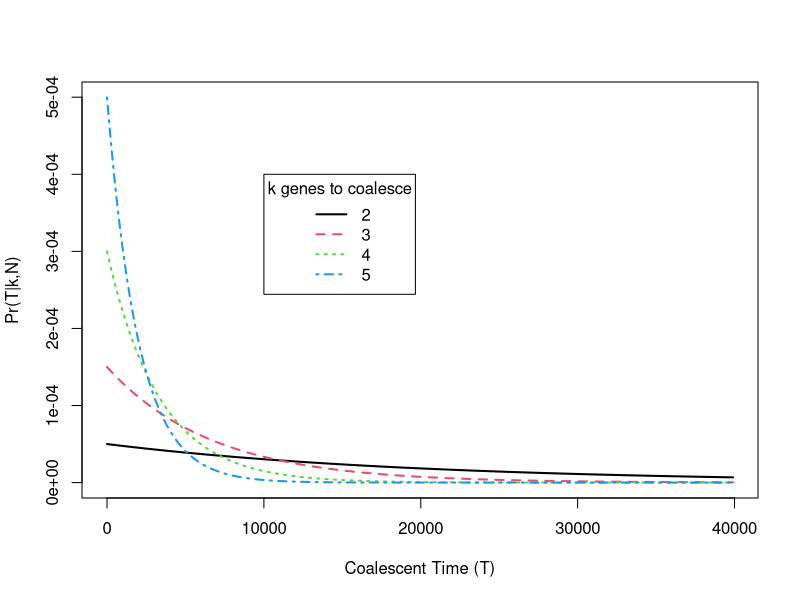
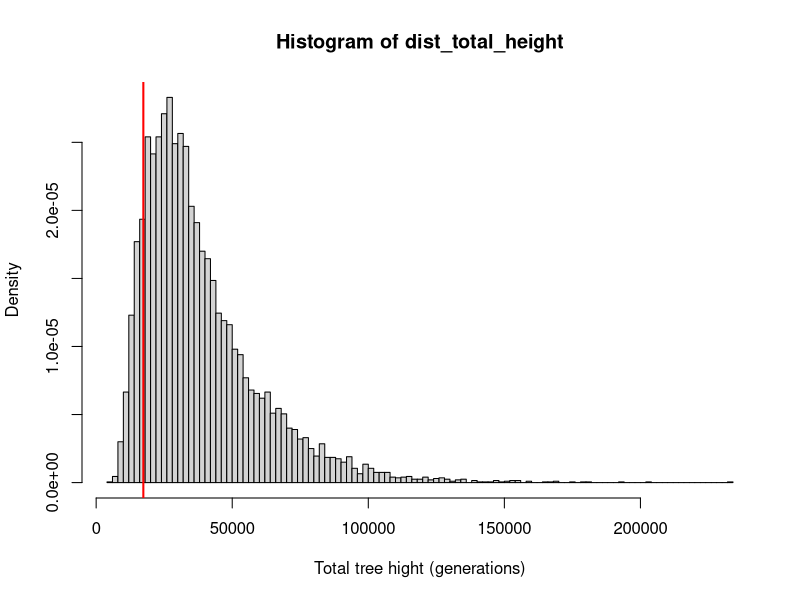
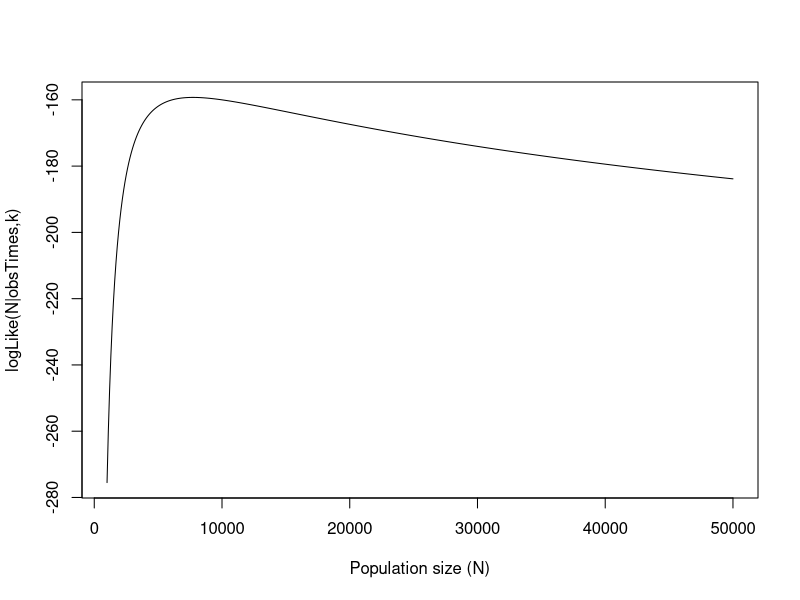
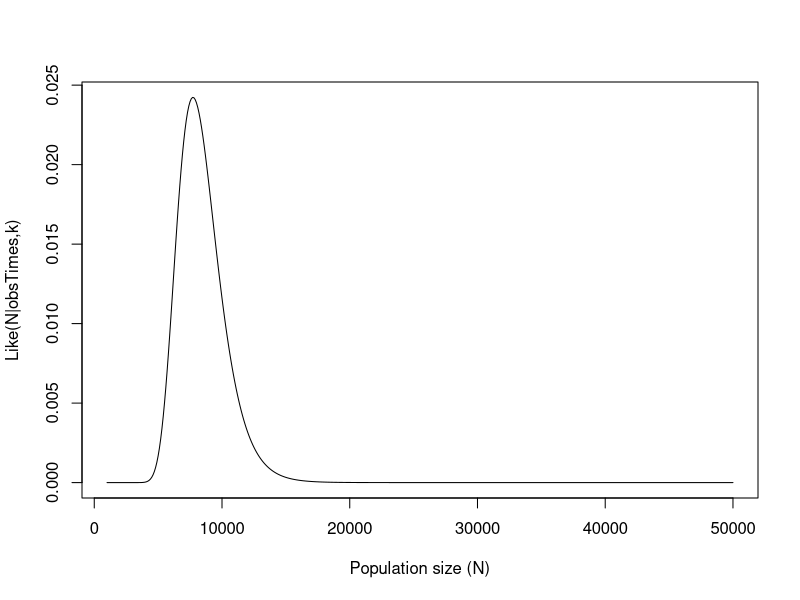
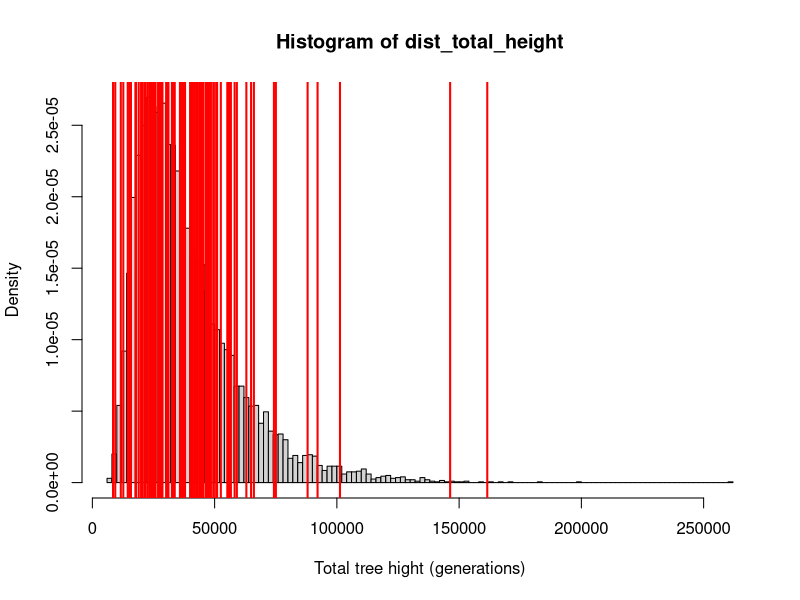
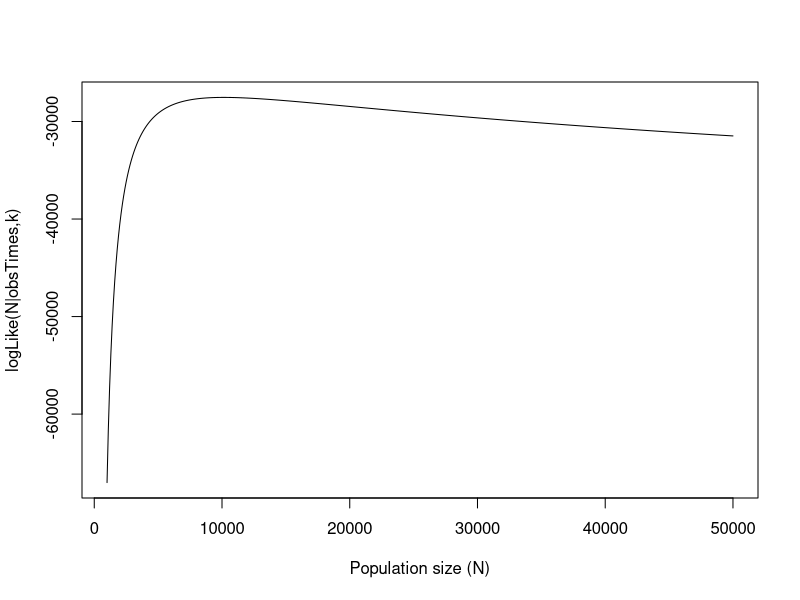
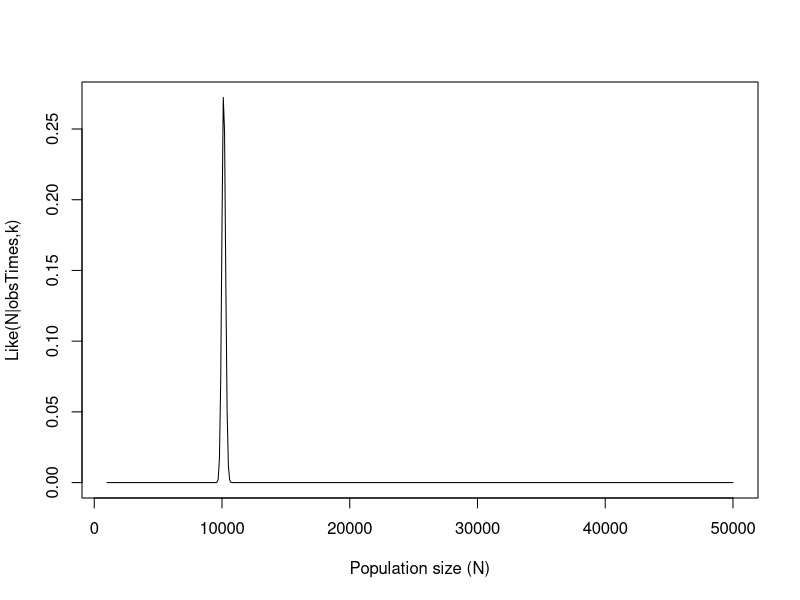

The R source for these figures, in order:
# Inferences on effective population size with the coalescent
# A maximum likelihood approach
# by Anders Gonçalves da Silva (C) 2014
# email: andersgs@gmail.com
# 20 March 2014

# simplest model: discrete-time coalescent (Kingman's n-coalescent)
# also known as the coalescent of n genes
# Hein et al. (2010) pg 21.

#Core idea:
# The time between coalescent events of a set of k genes is modeled as a geometric 
#  distribution:
#
# Tk ~ Geom(p)
# where p = (k 2)*1/(2*N) - where (k 2) is the number of combinations of 2 that 
#  are possible given k genes, and N is the number of diploid individuals in the
#  population, thus 2*N is the number of haploid genomes in the population
#
# So, the distribution changes with the number of genes that are still remain to
#  Coalesce

# Let us first see how the probability distribution changes with each k
n_genes = 5
n_diploid_ind = 10000

# a set of potential coalescent times, in number of generations
coal_times=seq(1,40000,100)
coal_times

# a function to calculate the probability of observing a certain coalescent time
#  given number of genes (k) and effective population size (N)
prob_coal_times = function(k,time, N){
  return(dgeom(time,prob=(choose(k,2)*(1/(2*N)))))
}

ps = sapply(2:n_genes,prob_coal_times,time=coal_times,N=n_diploid_ind)

#now let us plot the distributions
# notice how flat k=2 is...
matplot(x=coal_times,y=ps,type='l',lwd=2,xlab='Coalescent Time (T)',ylab="Pr(T|k,N)")
legend(10000,4e-4,c(2,3,4,5),col=c(1,2,3,4),lty=c(1,2,3,4),lwd=2,title='k genes to coalesce')

################################################################################
# writing a simple simulator of the n-coalescent
#
# the simulator will take N, the diploid populatons size, and n_genes, the
#  number of genes sampled. The n_genes are from a single locus.

#simulation function
sim_ncoal = function(N,n_genes){
  #create some storage space of the times (measured in generations)
  # notice we only need (n_genes-1) slots 
  tau = numeric((n_genes-1))
  
  #for the sake of uniformity, let us re-name our n_genes variable k
  k = n_genes
  
  #now, we loop backwards until there is only a single ancestor left
  # we start off with n_genes, and we sample the time it will take for the 
  # n_genes to become (n_genes - 1). We sample that time from a geometric 
  # distribution with parameter p = (k 2)*(1/(2*N))
  while(k > 1){
    tau[k-1] = rgeom(n=1,prob=(choose(k,2)*(1/(2*N))))
    k = k - 1
  }
  #return the vector of times
  return(tau)
}

# to estimate N we need a likelihood function
coal_like = function(N,obs_times,n_genes){
  log_like = 0
  k = n_genes
  while(k > 1){
    log_like = log_like + dgeom(x=obs_times[k-1],prob=(choose(k,2)*(1/(2*N))),log=T)
    k = k - 1
  }
  return(log_like)
}

# simulate our coalescent times
n_genes = 25
n_diploid_ind = 10000

sim_times = sim_ncoal(n_diploid_ind,n_genes)

#distribution of time to MRCA
dist_total_height=replicate(n=10000,sum(sim_ncoal(n_diploid_ind,n_genes)))
hist(dist_total_height,breaks=100,xlab=c("Total tree hight (generations)"),ylab="Density",freq=F)

#add a line to the histogram that shows where our current simulation sits
abline(v=sum(sim_times),col='red',lwd=2)

#plotting the likelihood surface
#we are doing this numerically
#so, first we choose a number of potential population sizes
poss_N = seq(1000,50000,100)

#calculate the log-likelihood for each population size
loglike = sapply(poss_N,coal_like,obs_times=sim_times, n_genes=n_genes)

#plot the surface
#on the log-scale
plot(poss_N,loglike,type='l',xlab='Population size (N)',ylab="logLike(N|obsTimes,k)")

#on the natural scale
plot(poss_N,exp(loglike-max(loglike))/sum(exp(loglike-max(loglike))),type='l',xlab='Population size (N)',ylab="Like(N|obsTimes,k)")

#estimate N using maximum likelihood
ml_N = optim(par=100,coal_like,obs_times=sim_times,n_genes=n_genes,control=list(fnscale=-1),hessian=T,method='Brent',lower=100,upper=100000)
ml_N$par
#standard deviation
sqrt(solve(-1*ml_N$hessian))

###############################################################################
## What effect do extra loci have?

#this function wraps around the sim_ncoal function, and repeats it n_loci times
geom_coal_multi = function(n_diploid_ind,n_genes,n_loci){
  sims = replicate(n=n_loci,sim_ncoal(n_diploid_ind,n_genes))
  return(sims)
}

#to estimate N, we need a likelihood function
coal_like_multi = function(N,obs_times,n_genes,n_loci){
  log_like = 0
  k = n_genes
  
  #because we assume that each tree is an independent realisation of the coalescent process
  # we have to sum the log-likelihood of each coalescent event across trees
  while(k>1){
    log_like = log_like + sum(dgeom(x=obs_times[k-1,],prob=(choose(k,2)*(1/(2*N))),log=T))
    k = k -1
  }
  return(log_like)
}


# simulate some new data
n_loc = 100
n_genes = 50
n_diploid_ind = 10000

sim_times = geom_coal_multi(n_diploid_ind,n_genes,n_loc)
sim_times

#where do our 10 trees sit in the distribution of possible tree heights
dist_total_height=replicate(n=10000,sum(sim_ncoal(n_diploid_ind,n_genes)))
hist(dist_total_height,breaks=100,xlab=c("Total tree hight (generations)"),ylab="Density",freq=F)

#add a lines to the histogram that shows where our current simulations sit
abline(v=apply(sim_times,2,sum),col='red',lwd=2)

# ploting the likelihood surface
#choose potential N
poss_N = seq(1000,50000,100)

#calculate the log-likelihood for these values
loglike = sapply(poss_N,coal_like_multi,obs_times=sim_times, n_genes=n_genes)

#plot the surface
#on the log-scale
plot(poss_N,loglike,type='l',xlab='Population size (N)',ylab="logLike(N|obsTimes,k)")

#on the natural scale
plot(poss_N,exp(loglike-max(loglike))/sum(exp(loglike-max(loglike))),type='l',xlab='Population size (N)',ylab="Like(N|obsTimes,k)")

#estimate N using maximum likelihood
mlN = optim(par=100,coal_like_multi,obs_times=sim_times,n_genes=n_genes,control=list(fnscale=-1),hessian=T,method='Brent',lower=100,upper=100000)
mlN$par
#standard deviation
sqrt(solve(-1*mlN$hessian))
